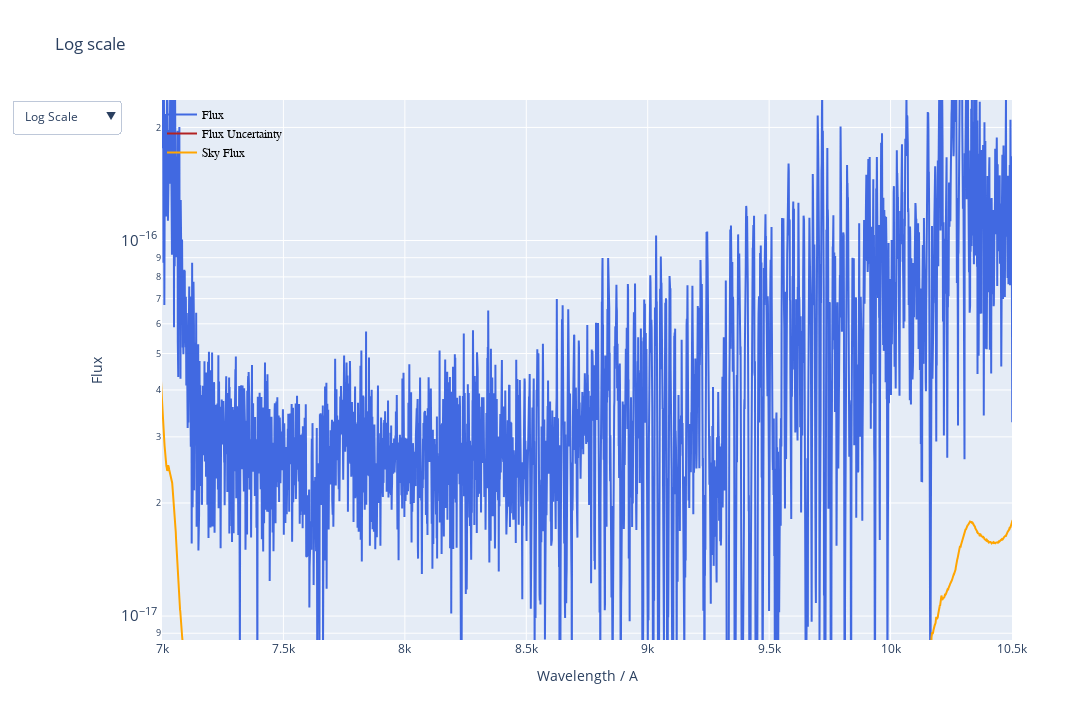

Here is the notebook cell this chart was saved with:
### Code cell
pso_reduced.inspect_reduced_spectrum(
    wave_min=7000.,
    wave_max=10500.,
    stype='science',
    save_iframe=True,
    filename='pso_reduced_spectrum')

### Figure 1 — Plotly figure (JSON) as saved in the notebook; plotly's stock layout.template omitted (floating-point values rounded to 4 significant figures; data arrays with more than 128 entries replaced by an {"elided": "..."} marker saying what was removed)
{"data": [{"line": {"color": "royalblue"}, "name": "Flux", "type": "scatter", "x": {"elided": "4193 float values"}, "y": {"elided": "4193 float values"}}, {"line": {"color": "firebrick"}, "name": "Flux Uncertainty", "type": "scatter", "x": {"elided": "4193 float values"}, "y": {"elided": "4193 float values"}}, {"line": {"color": "orange"}, "name": "Sky Flux", "type": "scatter", "x": {"elided": "4193 float values"}, "y": {"elided": "4193 float values"}}], "layout": {"autosize": false, "height": 720, "hovermode": "closest", "legend": {"bgcolor": "rgba(0,0,0,0)", "font": {"color": "black", "family": "sans-serif", "size": 12}, "traceorder": "normal", "x": 0, "y": 1}, "showlegend": true, "title": {"text": "Log scale"}, "updatemenus": [{"active": 0, "buttons": [{"args": [{"visible": [true, true]}, {"title": "Log scale", "yaxis": {"type": "log"}}], "label": "Log Scale", "method": "update"}, {"args": [{"visible": [true, false]}, {"title": "Linear scale", "yaxis": {"type": "linear"}}], "label": "Linear Scale", "method": "update"}]}], "width": 1280, "xaxis": {"range": [7000, 10500], "title": {"text": "Wavelength / A"}}, "yaxis": {"range": [-17.06, -15.63], "title": {"text": "Flux"}, "type": "log"}}}
